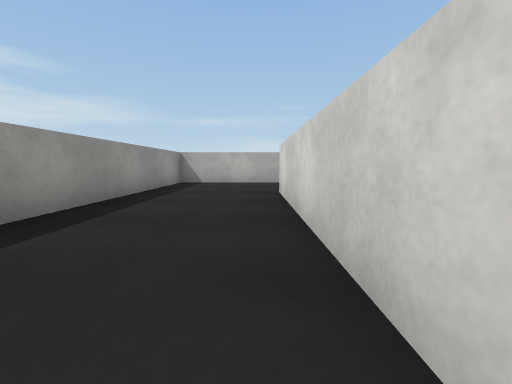
View 1 (above)

17 first-person views from a walk through a 3-D level made in the Unity game engine. The camera is 0.58 m above the floor, tilts 6° down and sees 90° across. The floor is counted in squares, 1 m on a side. Each view is taken from the middle of a square. On the plan, view 1 faces up. The plan holds only what a view shows up to about 9 squares ahead; the rest is blank. The place goes on beyond the plan. The player is left out. Surface patterns are stand-ins for the level's own textures.

View 2
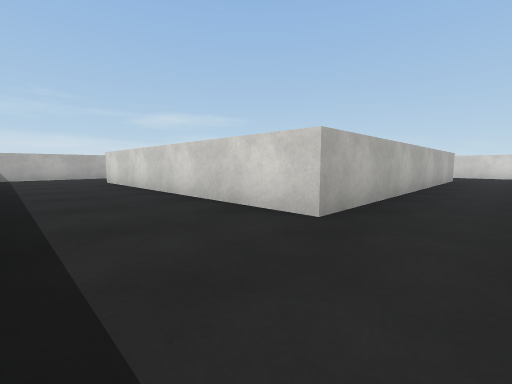

View 3
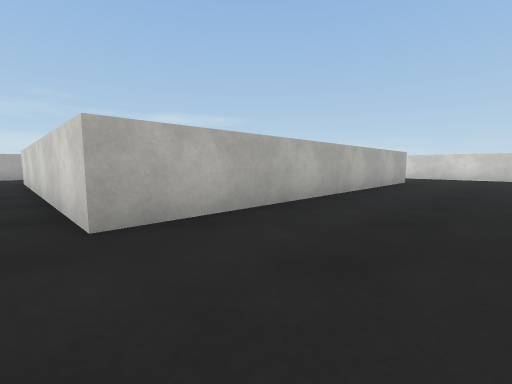

View 4
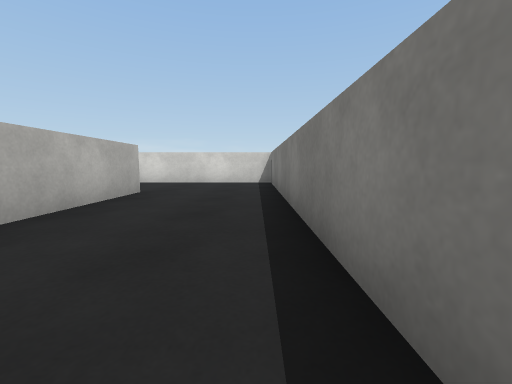

View 5
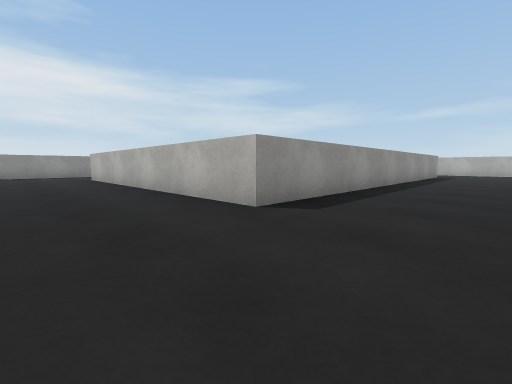

View 6
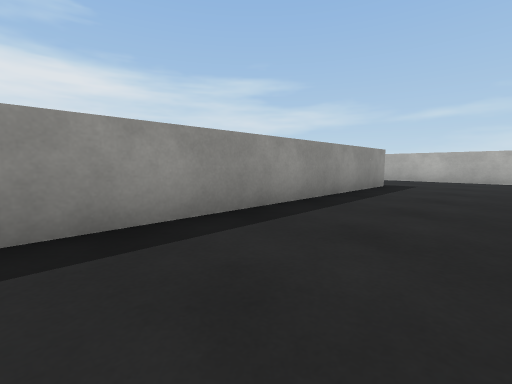

View 7
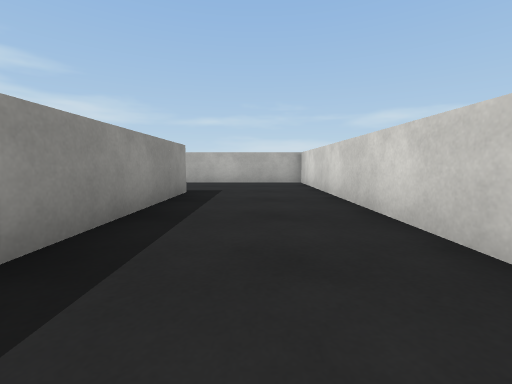

View 8
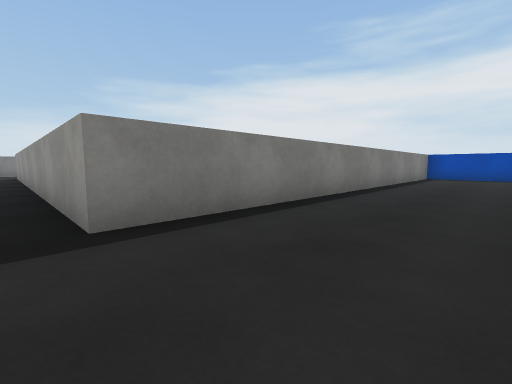

View 9
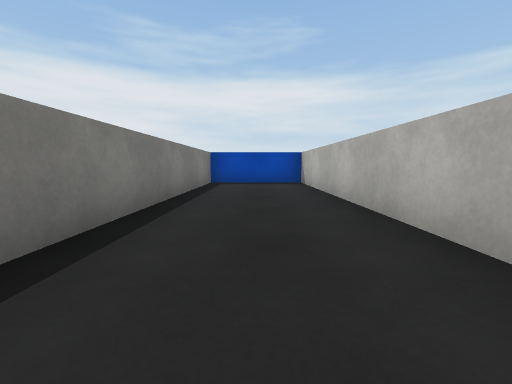

View 10
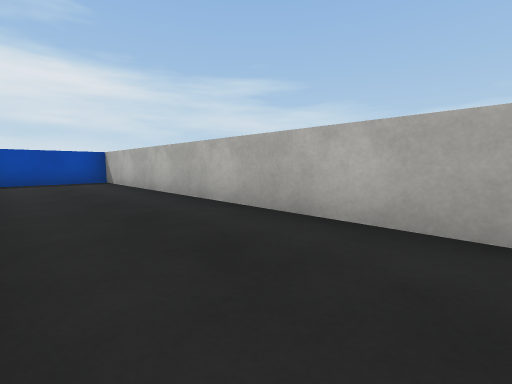

View 11
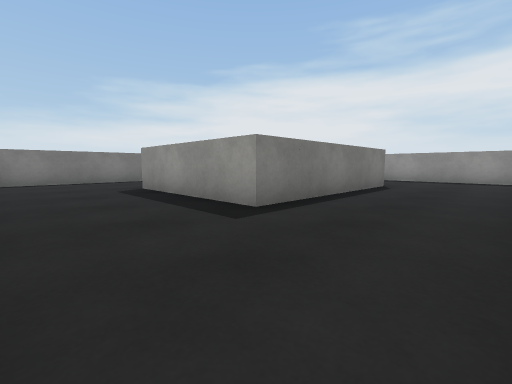

View 12
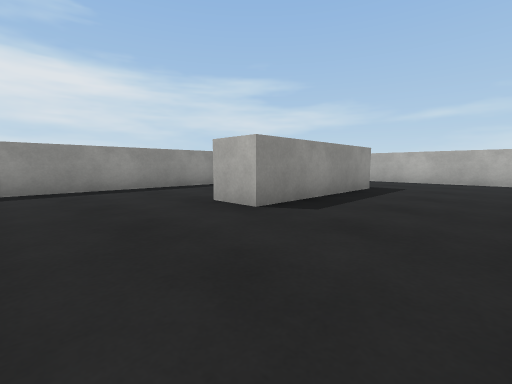

View 13
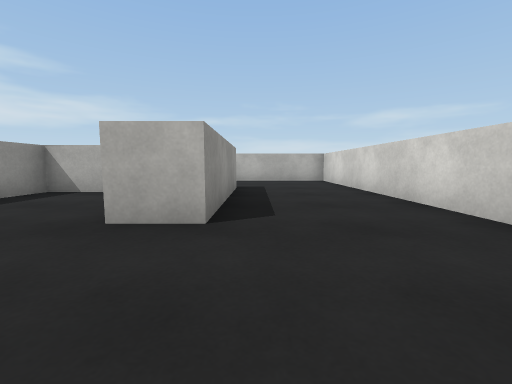

View 14
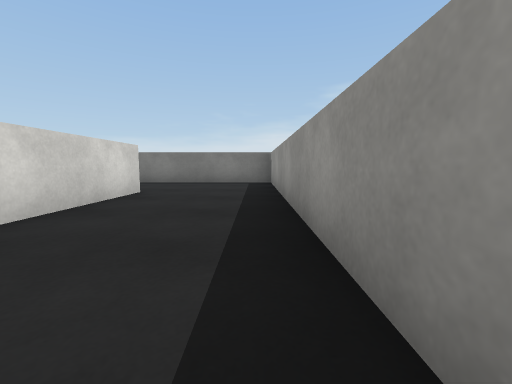

View 15
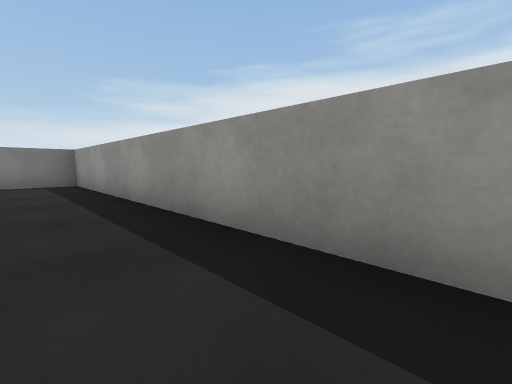

View 16
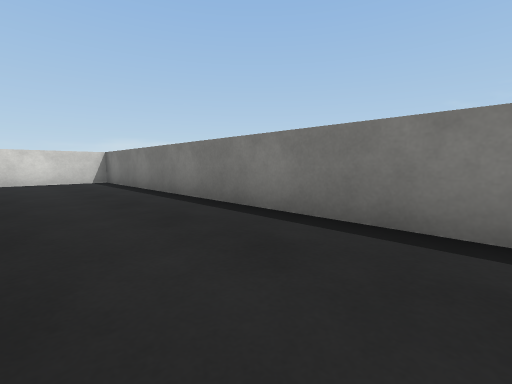

View 17
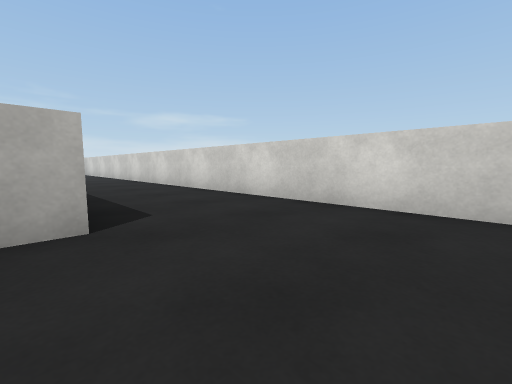

### Floor plan
Points are (right, up) in squares from view 1. A wall is a line through its corners. A room is listed if a view was taken in it or the views show most of it. See-through windows are left out.
Room 1 (views 1, 2, 3, 4, 5, 6, 7, 8, 9, 10, 11, 12, 13, 14, 15, 16, 17)
walls: (8.5, 1.4) (8.5, 8.1); (2.8, 4.5) (1.5, 4.5) (1.5, -1.1); (4.6, -1.5) (8, -1.5); (8, 8.5) (4.6, 8.5); (0.9, 8.5) (-2.5, 8.5) (-2.5, -5.5) (12.5, -5.5) (12.5, 12.5) (8.6, 12.5); (7.1, 12.5) (-2.5, 12.5) (-2.5, 9.5) (9.5, 9.5) (9.5, -2.5) (0.5, -2.5) (0.5, 5.5) (5.5, 5.5) (5.5, 1.5) (4.5, 1.5)

Positions as (right, up) in squares from view 1, and headings:
1: (0, 0), facing up
2: (-2, -4), facing up-right
3: (0, -5), facing up-right
4: (4, -5), facing right
5: (12, -5), facing up-left
6: (12, 2), facing up-left
7: (11, 4), facing up
8: (10, 12), facing down-left
9: (6, 11), facing left
10: (7, 10), facing up-left
11: (8, 8), facing down-left
12: (8, -1), facing up-left
13: (6, -1), facing up
14: (-2, 3), facing down
15: (-1, 3), facing down-left
16: (3, -3), facing down-right
17: (9, -5), facing up-right
